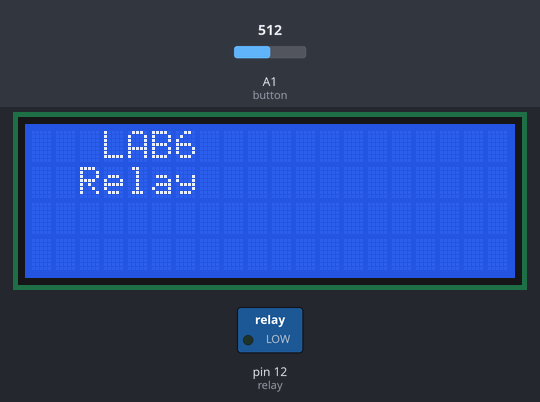
Bench run of a sketch on a simulated Arduino Uno, built with avr-gcc and run on an emulated ATmega328P. Parts: 20×4 character LCD, switched loads named in the sketch (green lamp = pin HIGH). Inputs (shaded band) come from the test bench; at power-on: A1 (button) = 512. What the sketch prints to the serial monitor is not drawn.

Above: at 1.2 s.
1.3 s: A1 (button) set to 992
4.3 s: A1 (button) set to 1012
At 4.8 s:
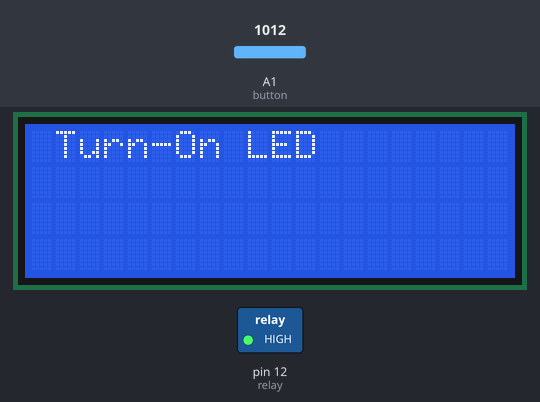
At 6.8 s:
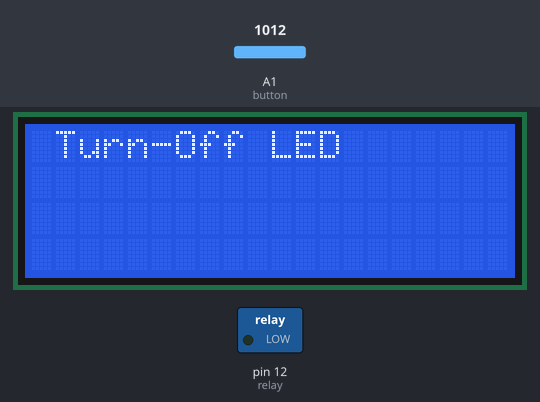
Timing chart, 0 to 13.3 s (numbered marks = the images above; inputs shaded):
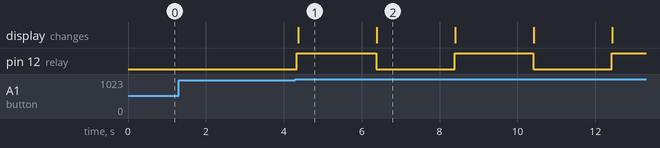

Measured:
- the behaviour switches between 1000 and 1001 on A1 (button) (found by bisection; images 0 and 1)
- after the input at 1.3 s, every drawn part: stays the same
- after the input at 4.3 s, pin 12 (relay): alternates HIGH for 2.0 s and LOW for 2.0 s, starting at once; the display: changes after 0.07 s (image 1)
- what the display in image 1 shows lasts 2.0 s, from 4.4 s to 6.4 s

The sketch:

Arduio_Starter_Kit_LAB6_Relay.ino
```cpp
// Arduino UNO <---> LCD i2C
// A5 = SCL
// A4 = SDA
// 5V = VCC
// G = GND

// Arduino UNO <---> Relay & Switch
// 12 = INT
// A1 = Switch Button
// 5V = VCC , Switch Button
// G = GND


#include <LiquidCrystal_I2C.h>


LiquidCrystal_I2C lcd(0x3F  ,20,4);  // set the LCD address to 0x3F or 0x27 for a 16 chars and 2 line display

int button = A1; // ตัวแปรสถานะการกดสวิตช์ ต่อขา A1
int relay = 12;  //  ตัวแปร LED ต่อขา 12
int ledstatus;   // ตัวแปรสถานะ LED

void setup()
{
  Serial.begin(9600);
  pinMode(button, INPUT);
  pinMode(relay, OUTPUT);
  ledstatus = 0;


  lcd.init();                      // initialize the lcd
  // Print a message to the LCD.
  lcd.backlight();
  lcd.setCursor(3,0);
  lcd.print("LAB6");
  lcd.setCursor(2,1);
  lcd.print("Relay");

}


void loop()
{

  int buttonpin = analogRead(button);

  Serial.println("Button Status");
  Serial.println(buttonpin);

 // หากมีการกดสวิทช์ button และ LED ดับอยู่ ให้รีเลย์ต่อวงจรให้ LED ติด
  if ((buttonpin > 1000) && (ledstatus == 0)){  // กดสวิทช์ button จะวัดค่าสัญญาณ Analog ได้มากกว่า 1000
     digitalWrite(relay, HIGH); // สั่งรีเลย์ต่อวงจรให้ LED เปิด
     ledstatus = 1;// ตัวแปรสถานะ LED บันทึกว่า led ติดอยู่
      buttonpin = 0;
     Serial.println("Button Status 0");
     Serial.println(buttonpin);
     lcd.clear();
     lcd.setCursor(1,0);
     lcd.print("Turn-On LED");
     delay(2000);
      }
  // หากมีการกดสวิทช์ button และ LED ติดอยู่ สั่งรีเลย์ตัดวงจรให้ LED ดับ
   if ((buttonpin > 1000) && (ledstatus == 1)){
     digitalWrite(relay, LOW); // สั่งรีเลย์ตัดวงจรให้ LED ดับ
     ledstatus = 0;// ตัวแปรบันทึกว่า led ดับอยู่
     buttonpin = 0;
     Serial.println("Button Status 1");
     Serial.println(buttonpin);
     lcd.clear();
     lcd.setCursor(1,0);
     lcd.print("Turn-Off LED");
     delay(2000);
      }

}
```
